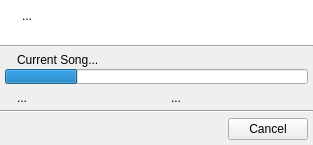
<?xml version="1.0" encoding="UTF-8"?>
<ui version="4.0">
 <class>QUProgressDialog</class>
 <widget class="QDialog" name="QUProgressDialog">
  <property name="windowModality">
   <enum>Qt::ApplicationModal</enum>
  </property>
  <property name="geometry">
   <rect>
    <x>0</x>
    <y>0</y>
    <width>313</width>
    <height>145</height>
   </rect>
  </property>
  <property name="windowTitle">
   <string>Progress</string>
  </property>
  <property name="modal">
   <bool>true</bool>
  </property>
  <layout class="QVBoxLayout" name="verticalLayout_4">
   <property name="spacing">
    <number>0</number>
   </property>
   <property name="margin">
    <number>0</number>
   </property>
   <item>
    <widget class="QFrame" name="frame">
     <property name="palette">
      <palette>
       <active>
        <colorrole role="Base">
         <brush brushstyle="SolidPattern">
          <color alpha="255">
           <red>255</red>
           <green>255</green>
           <blue>255</blue>
          </color>
         </brush>
        </colorrole>
        <colorrole role="Window">
         <brush brushstyle="SolidPattern">
          <color alpha="255">
           <red>255</red>
           <green>255</green>
           <blue>255</blue>
          </color>
         </brush>
        </colorrole>
       </active>
       <inactive>
        <colorrole role="Base">
         <brush brushstyle="SolidPattern">
          <color alpha="255">
           <red>255</red>
           <green>255</green>
           <blue>255</blue>
          </color>
         </brush>
        </colorrole>
        <colorrole role="Window">
         <brush brushstyle="SolidPattern">
          <color alpha="255">
           <red>255</red>
           <green>255</green>
           <blue>255</blue>
          </color>
         </brush>
        </colorrole>
       </inactive>
       <disabled>
        <colorrole role="Base">
         <brush brushstyle="SolidPattern">
          <color alpha="255">
           <red>255</red>
           <green>255</green>
           <blue>255</blue>
          </color>
         </brush>
        </colorrole>
        <colorrole role="Window">
         <brush brushstyle="SolidPattern">
          <color alpha="255">
           <red>255</red>
           <green>255</green>
           <blue>255</blue>
          </color>
         </brush>
        </colorrole>
       </disabled>
      </palette>
     </property>
     <property name="autoFillBackground">
      <bool>true</bool>
     </property>
     <property name="frameShadow">
      <enum>QFrame::Raised</enum>
     </property>
     <layout class="QHBoxLayout">
      <item>
       <widget class="QLabel" name="infoIconLbl">
        <property name="sizePolicy">
         <sizepolicy hsizetype="Fixed" vsizetype="Preferred">
          <horstretch>0</horstretch>
          <verstretch>0</verstretch>
         </sizepolicy>
        </property>
        <property name="text">
         <string/>
        </property>
        <property name="pixmap">
         <pixmap resource="../resources/usc.qrc">:/marks/information.png</pixmap>
        </property>
        <property name="alignment">
         <set>Qt::AlignLeading|Qt::AlignLeft|Qt::AlignTop</set>
        </property>
       </widget>
      </item>
      <item>
       <widget class="QLabel" name="infoTextLbl">
        <property name="sizePolicy">
         <sizepolicy hsizetype="Preferred" vsizetype="Expanding">
          <horstretch>0</horstretch>
          <verstretch>0</verstretch>
         </sizepolicy>
        </property>
        <property name="text">
         <string>...</string>
        </property>
        <property name="alignment">
         <set>Qt::AlignLeading|Qt::AlignLeft|Qt::AlignTop</set>
        </property>
        <property name="wordWrap">
         <bool>true</bool>
        </property>
       </widget>
      </item>
     </layout>
    </widget>
   </item>
   <item>
    <widget class="Line" name="line">
     <property name="orientation">
      <enum>Qt::Horizontal</enum>
     </property>
    </widget>
   </item>
   <item>
    <layout class="QVBoxLayout" name="verticalLayout">
     <property name="spacing">
      <number>2</number>
     </property>
     <property name="margin">
      <number>5</number>
     </property>
     <item>
      <layout class="QHBoxLayout" name="horizontalLayout_6">
       <property name="spacing">
        <number>5</number>
       </property>
       <item>
        <widget class="QLabel" name="currentSongIcon">
         <property name="sizePolicy">
          <sizepolicy hsizetype="Fixed" vsizetype="Fixed">
           <horstretch>0</horstretch>
           <verstretch>0</verstretch>
          </sizepolicy>
         </property>
         <property name="text">
          <string/>
         </property>
         <property name="pixmap">
          <pixmap resource="../resources/usc.qrc">:/types/text.png</pixmap>
         </property>
         <property name="alignment">
          <set>Qt::AlignLeading|Qt::AlignLeft|Qt::AlignTop</set>
         </property>
        </widget>
       </item>
       <item>
        <widget class="QLabel" name="currentSongLbl">
         <property name="sizePolicy">
          <sizepolicy hsizetype="Preferred" vsizetype="Fixed">
           <horstretch>0</horstretch>
           <verstretch>0</verstretch>
          </sizepolicy>
         </property>
         <property name="text">
          <string>Current Song...</string>
         </property>
         <property name="alignment">
          <set>Qt::AlignLeading|Qt::AlignLeft|Qt::AlignTop</set>
         </property>
         <property name="wordWrap">
          <bool>false</bool>
         </property>
        </widget>
       </item>
      </layout>
     </item>
     <item>
      <widget class="QProgressBar" name="progress">
       <property name="maximumSize">
        <size>
         <width>16777215</width>
         <height>15</height>
        </size>
       </property>
       <property name="value">
        <number>24</number>
       </property>
       <property name="textVisible">
        <bool>false</bool>
       </property>
      </widget>
     </item>
     <item>
      <layout class="QHBoxLayout" name="horizontalLayout_3">
       <property name="spacing">
        <number>5</number>
       </property>
       <property name="topMargin">
        <number>5</number>
       </property>
       <item>
        <widget class="QLabel" name="label">
         <property name="sizePolicy">
          <sizepolicy hsizetype="Fixed" vsizetype="Fixed">
           <horstretch>0</horstretch>
           <verstretch>0</verstretch>
          </sizepolicy>
         </property>
         <property name="toolTip">
          <string>Remaining time</string>
         </property>
         <property name="text">
          <string/>
         </property>
         <property name="pixmap">
          <pixmap resource="../resources/usc.qrc">:/marks/clock.png</pixmap>
         </property>
        </widget>
       </item>
       <item>
        <widget class="QLabel" name="timeLbl">
         <property name="sizePolicy">
          <sizepolicy hsizetype="Preferred" vsizetype="Fixed">
           <horstretch>0</horstretch>
           <verstretch>0</verstretch>
          </sizepolicy>
         </property>
         <property name="text">
          <string>...</string>
         </property>
        </widget>
       </item>
       <item>
        <widget class="QLabel" name="label_2">
         <property name="sizePolicy">
          <sizepolicy hsizetype="Fixed" vsizetype="Fixed">
           <horstretch>0</horstretch>
           <verstretch>0</verstretch>
          </sizepolicy>
         </property>
         <property name="toolTip">
          <string>Performance</string>
         </property>
         <property name="text">
          <string/>
         </property>
         <property name="pixmap">
          <pixmap resource="../resources/usc.qrc">:/marks/chart.png</pixmap>
         </property>
        </widget>
       </item>
       <item>
        <widget class="QLabel" name="speedLbl">
         <property name="text">
          <string>...</string>
         </property>
        </widget>
       </item>
      </layout>
     </item>
    </layout>
   </item>
   <item>
    <widget class="Line" name="buttonLine">
     <property name="orientation">
      <enum>Qt::Horizontal</enum>
     </property>
    </widget>
   </item>
   <item>
    <layout class="QHBoxLayout" name="horizontalLayout">
     <property name="spacing">
      <number>0</number>
     </property>
     <property name="margin">
      <number>5</number>
     </property>
     <item>
      <spacer name="horizontalSpacer">
       <property name="orientation">
        <enum>Qt::Horizontal</enum>
       </property>
       <property name="sizeHint" stdset="0">
        <size>
         <width>40</width>
         <height>20</height>
        </size>
       </property>
      </spacer>
     </item>
     <item>
      <widget class="QPushButton" name="cancelBtn">
       <property name="text">
        <string>Cancel</string>
       </property>
       <property name="icon">
        <iconset resource="../resources/usc.qrc">
         <normaloff>:/marks/cancel.png</normaloff>:/marks/cancel.png</iconset>
       </property>
       <property name="autoDefault">
        <bool>false</bool>
       </property>
      </widget>
     </item>
    </layout>
   </item>
  </layout>
 </widget>
 <resources>
  <include location="../resources/usc.qrc"/>
 </resources>
 <connections/>
</ui>
